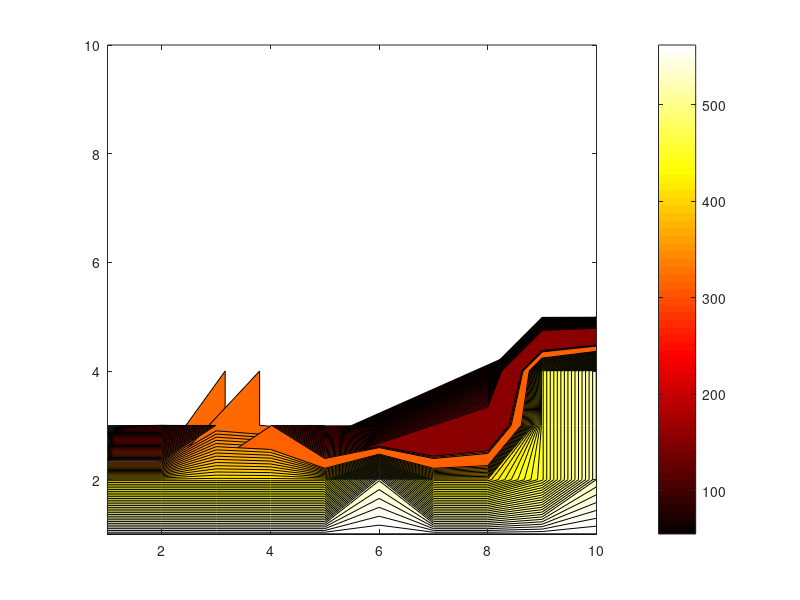

Here is the MATLAB script that generated this plot:

%% Matlab set up

clear all
clc

Width_array  = input('Amount of horizontal (leftside) lasers: ');
Height_array = input('Amount of vertical (upperhalf) lasers: ');

%% Matrix Sizes

book=26.6; %(cell size=13.3)
matrix_length=100; %
matrix_width=62; % SOS!! to be added
wall_height=37; %SOS change

%% Obeject positions
box_y=29.5; %wooden box
box_x=26;

cards_y=8.4; %Poker cards
cards_x=48.9;

card_boxes_y=8.8; %Perudo game
card_boxes_x=73.4;

laptop_y=32.3; %Laptop keyboard
laptop_x=70.1;

laptop_screen_y=56.5;
laptop_screen_x=70.1;

camera_y=50.5;
camera_x=71.5;
camera_h=24;


%% Object sizes

box_s_x=10.4;
box_s_y=10.4;
box_s_h=15.5;

laptop_s_x=35.5;
laptop_s_y=24.3;
laptop_s_h=1.3;

laptop_screen_s_x=35.5;
laptop_screen_s_y=0.4;
laptop_screen_s_h=24.5;

cards_s_x=6.1;
cards_s_y=8.9;
cards_s_h=7.8;

wood_s_x=25;
wood_s_y=18.3;
wood_s_h=13;

card_boxes_s_x=10.4;
card_boxes_s_y=10.4;
card_boxes_s_z=15.3;

%% Matrix object implementations

scale=10;% we add a scale to get ride of milimeters to create proper matlab cells

global_matrix_x = matrix_length*scale;
global_matrix_y = matrix_width*scale;

global_matrix (1:global_matrix_y,1:global_matrix_x)= 1;


for c= box_x*scale:1:(box_x+box_s_x)*scale
    for i= global_matrix_y- ((box_y+box_s_y)*scale):1:global_matrix_y-(box_y*scale)
        global_matrix(i,c)=scale*box_s_h;  %We assign ones to the cells where the box belongs in the matrix
    end
end


for c= cards_x*scale:1:(cards_x+cards_s_x)*scale
    for i= global_matrix_y- ((cards_y+cards_s_y)*scale):1:global_matrix_y-(cards_y*scale)
        global_matrix(i,c)=scale*cards_s_h;  %We assign ones to the cells where the box belongs in the matrix
    end
end


for c= round(card_boxes_x*scale):1:round((card_boxes_x+card_boxes_s_x)*scale)
    for i= global_matrix_y- (round((card_boxes_y+card_boxes_s_y)*scale)):1:global_matrix_y-round(card_boxes_y*scale)
        global_matrix(i,c)=round(scale*card_boxes_s_z);  %We assign ones to the cells where the box belongs in the matrix
    end
end

for c= round(laptop_x*scale):1:round((laptop_x+laptop_s_x)*scale)
    for i= global_matrix_y- (round((laptop_y+laptop_s_y)*scale)):1:global_matrix_y-round(laptop_y*scale)
        global_matrix(i,c)=round(scale*laptop_s_h);  %We assign ones to the cells where the box belongs in the matrix
    end
end


for c= round(laptop_screen_x*scale):1:round((laptop_screen_x+laptop_screen_s_x)*scale)
    for i= global_matrix_y- (round((laptop_screen_y+laptop_screen_s_y)*scale)):1:global_matrix_y-round(laptop_screen_y*scale)
        global_matrix(i,c)=round(scale*laptop_screen_s_h);  %We assign ones to the cells where the box belongs in the matrix
    end
end

%% Laser Beam

camera_height = scale* camera_h;
Laser_horizontal_x=scale*matrix_length;
Laser_horizontal_y= scale*(camera_y+matrix_width);
Laser_field_angle_x= atan2(Laser_horizontal_x/2,Laser_horizontal_y);

Laser_vertical_h=scale*48;%Height from camera, to wall highest part recorded by camera (remember that the vertical height from table to max recorded height is 72 cm)
Laser_vertical_y= scale*(camera_y+matrix_width);
Laser_field_angle_y= atan2(Laser_vertical_h,Laser_vertical_y);

global_laser_matrix(1:scale*matrix_width,1:scale*matrix_length)= NaN;
upper_matrices(1:scale*matrix_width,1:scale*matrix_length)= NaN;
lower_matrices(1:scale*matrix_width,1:scale*matrix_length)= NaN;


[mm ,nn] = size(global_matrix);
numb_laser_beams_per_side=Width_array; %How many lasers are on the right side
numb_laser_beams_per_upper_height=Height_array; %How many lasers are on the upper side

Local_laser_x_angle= Laser_field_angle_x/numb_laser_beams_per_side ;
Local_laser_y_angle= Laser_field_angle_y/numb_laser_beams_per_upper_height;

% first_detection_boulean(1:mm,1:nn)=true;
first_detection_boulean=true(mm,nn,4); % 1 is for left-up, 2 is for right-up, 3 is for left-down, 4 is for right-down

contour_matrix(1:numb_laser_beams_per_upper_height*2,1:numb_laser_beams_per_side*2)=NaN;


for a=1:numb_laser_beams_per_upper_height


    for i= 1:1:mm



        for n=1:numb_laser_beams_per_side %Repeats with each laser beam

            Y(i,n)= (i+ (scale*(camera_y)) ) /(cos(Local_laser_x_angle*n)); % Y is distance that the light has travelled (Not perpendicular!!)
            X(i,n)= Y(i,n)*sin(Local_laser_x_angle*n); % This is X direction (lengthwise) that the light hits for each row of the global matrix



            Left_laser(i,n)=round(1+(Laser_horizontal_x/2)-X(i,n)); %X ccordinate of cell in table
            Right_laser(i,n)=round((Laser_horizontal_x/2)+X(i,n));  %Y coordinate of cell in table

            Z_Y(i,n)= (i+ (scale*(camera_y)) ) /(cos(Local_laser_y_angle*a)); %Hypothenus lenght (upwardslaserlinelength)
            Z_X(i,n)=  Z_Y(i,n)*sin(Local_laser_y_angle*a);




            upper_matrices(1+mm-i,Left_laser(i,n) ) =round(camera_height + Z_X(i,n)) ; % the value is its height
            upper_matrices(1+mm-i,Right_laser(i,n) ) = round(camera_height + Z_X(i,n)) ; % the value is its height

            lower_matrices(1+mm-i,Left_laser(i,n) )=round(camera_height -Z_X(i,n)); % the value is its height
            lower_matrices(1+mm-i,Right_laser(i,n) ) = round(camera_height -Z_X(i,n)); % the value is its height



            global_laser_matrix(1+mm-i,Left_laser(i,n))=2;
            global_laser_matrix(1+mm-i,Right_laser(i,n))=2;




            if first_detection_boulean(a,n,1)==true

                if ~isnan(global_matrix(1+mm-i,Left_laser(i,n)) ) && upper_matrices(1+mm-i,Left_laser(i,n)) >= 1 &&  upper_matrices(1+mm-i,Left_laser(i,n)) <= global_matrix(1+mm-i,Left_laser(i,n))%upper_matrices is the height of the laser %max Height object value of where lidar strikes in global matrix (x,y)
                    % THe first statement finds if global matrix position where lidar strikes
                    % are not NaN (x,y), the second statement checks if the laser is higher
                    % than table height, the thrid statement checks if laser strikes the top
                    % upper part of the object and lower


                    %contour: x,y = depth

                    contour_matrix(numb_laser_beams_per_upper_height+a,1+numb_laser_beams_per_side-n)=1+mm-i;

                    first_detection_boulean(a,n,1)=false;

                end

            end


            if first_detection_boulean(a,n,2)==true
                if ~isnan(global_matrix(1+mm-i,Right_laser(i,n)) ) && upper_matrices(1+mm-i,Right_laser(i,n) )  >= 1 &&  upper_matrices(1+mm-i,Right_laser(i,n)) <= global_matrix(1+mm-i,Right_laser(i,n))

                    contour_matrix(numb_laser_beams_per_upper_height+a,numb_laser_beams_per_side+n)=1+mm-i;

                    first_detection_boulean(a,n,2)=false;

                end
            end

            if first_detection_boulean(a,n,3)==true
                if ~isnan(global_matrix(1+mm-i,Left_laser(i,n)) ) && lower_matrices(1+mm-i,Left_laser(i,n))   >= 1 &&  lower_matrices(1+mm-i,Left_laser(i,n)) <= global_matrix(1+mm-i,Left_laser(i,n))


                    contour_matrix(1+numb_laser_beams_per_upper_height-a,1+numb_laser_beams_per_side-n)=1+mm-i;
                    first_detection_boulean(a,n,3)=false;
                end
            end


            if first_detection_boulean(a,n,4)==true
                if ~isnan(global_matrix(1+mm-i,Right_laser(i,n)) )  && lower_matrices(1+mm-i,Right_laser(i,n) )  >= 1 &&  lower_matrices(1+mm-i,Right_laser(i,n)) <= global_matrix(1+mm-i,Right_laser(i,n))

                    contour_matrix(1+numb_laser_beams_per_upper_height-a,numb_laser_beams_per_side+n)=1+mm-i;
                    first_detection_boulean(a,n,4)=false;
                end
            end




        end



    end




    depth_up_matrices{a}=upper_matrices;
    depth_low_matrices{a}=lower_matrices;
end

%% Contour plot

figure(2); clf(2);
[xi, yi] = meshgrid(1:size(contour_matrix, 2), 1:size(contour_matrix, 1));
colormap(hot)
contourf(xi,yi,contour_matrix,100)
%colormap(gray);
colorbar;
axis equal
